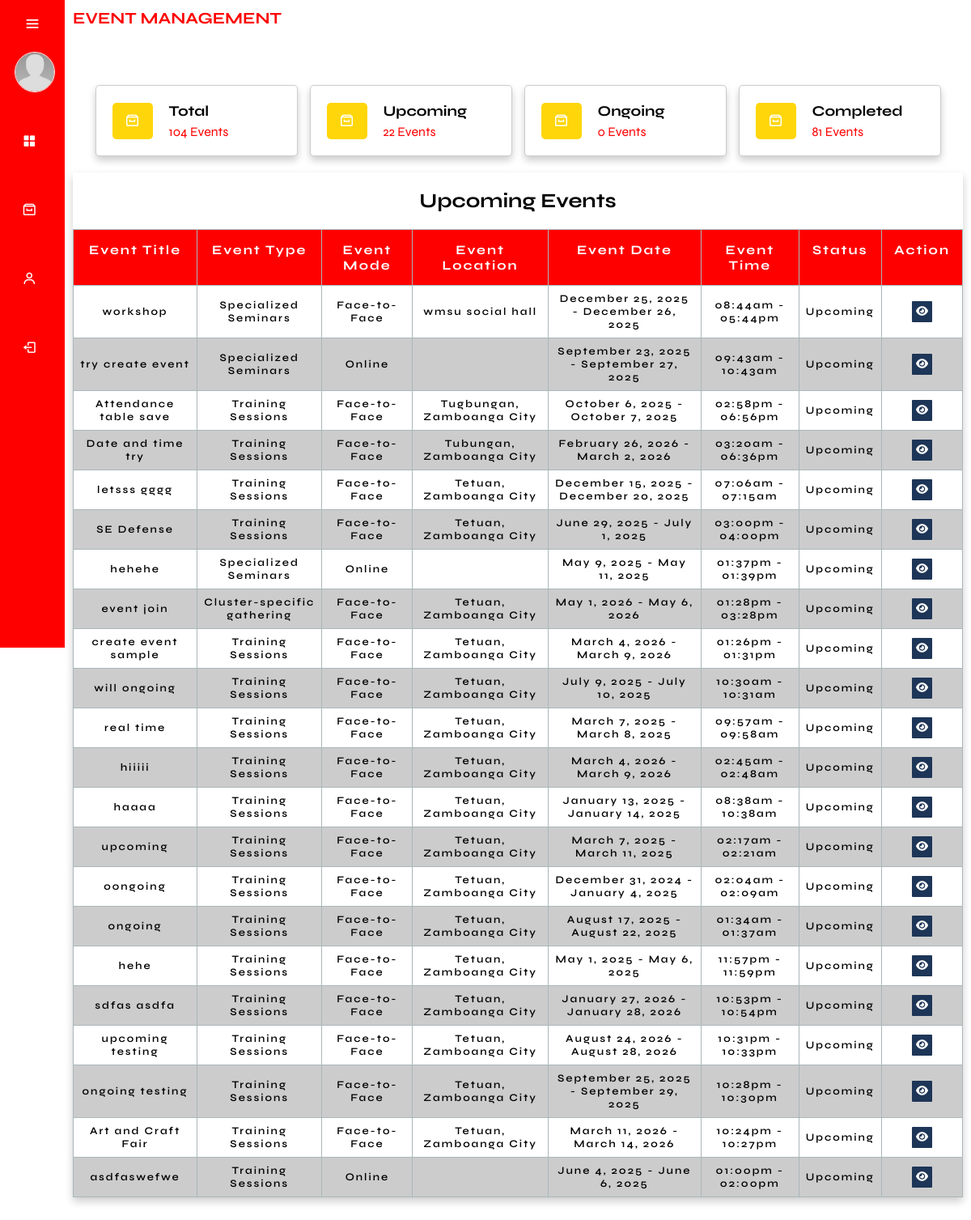
The page /admin/upcoming_events.php on the database as committed earlier.
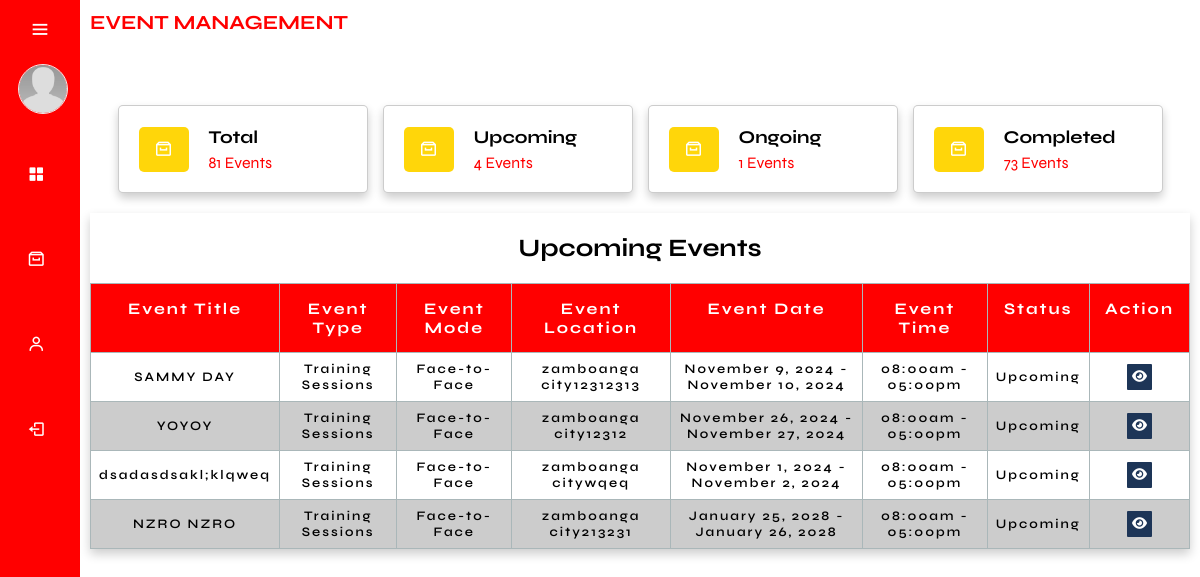
The same page on the database as committed later.
### tables this page shows
CREATE TABLE `events` (
  `event_id` int(11) NOT NULL,
  `event_title` varchar(255) NOT NULL,
  `event_description` text DEFAULT NULL,
  `event_type` varchar(50) NOT NULL,
  `event_mode` varchar(50) NOT NULL,
  `event_photo_path` varchar(255) DEFAULT NULL,
  `location` varchar(255) NOT NULL,
  `date_start` date NOT NULL,
  `date_end` date NOT NULL,
  `time_start` time NOT NULL,
  `time_end` time NOT NULL,
  `date_created` timestamp NOT NULL DEFAULT current_timestamp(),
  `event_link` text DEFAULT NULL,
  `cancelReason` text NOT NULL,
  `event_cancel` varchar(255) NOT NULL,
  `participant_limit` int(11) NOT NULL
);

### function/F.upcomingEvents.php (the view, shortened to what the changed rows need)
<?php
    require_once('../db.connection/connection.php');
    $sql = "SELECT * FROM Events WHERE (date_start > CURDATE() OR (date_start = CURDATE() AND time_start > CURTIME())) AND (event_cancel IS NULL OR event_cancel = '') ORDER BY date_created DESC";
    $result = mysqli_query($conn, $sql);
    while ($row = mysqli_fetch_assoc($result)) {
        $eventTitle = $row['event_title'];
        $eventLocation = $row['location'];
        $eventDateStart = date('F j, Y', strtotime($row['date_start']));
        $eventDateEnd = date('F j, Y', strtotime($row['date_end']));
        $eventTimeStart = date('h:ia', strtotime($row['time_start']));
        $eventTimeEnd = date('h:ia', strtotime($row['time_end']));
        $eventMode = $row['event_mode'];
        $eventType = $row['event_type'];
        echo '<tr data-start-date="' . $row['date_start'] . '" data-end-date="' . $row['date_end'] . '">';
        ?>
        <td data-label="Event Title"><?php echo $eventTitle; ?></td>
        <td data-label="Event Type"><?php echo $eventType; ?></td>
        <td data-label="Event Mode"><?php echo $eventMode; ?></td>
        <td data-label="Event Location"><?php echo $eventLocation; ?></td>
        <td data-label="Event Date"><?php echo "$eventDateStart - $eventDateEnd"; ?></td>
        <td data-label="Event Time"><?php echo "$eventTimeStart - $eventTimeEnd"; ?></td>
        <td data-label="Status">Upcoming</td>
        <td data-label="View Event" class="pad">
            <a href="view_eventHistory.php?event_id=<?php echo $row['event_id']; ?>"><button class="btn_view"><i class="fa-solid fa-eye"></i></i></button></a>
        </td>
        <?php
        echo '</tr>';
    }
?>

### admin/upcoming_events.php (shortened to what the changed rows need)
<?php
    require_once('../db.connection/connection.php');
    $totalEventsQuery = "SELECT COUNT(*) AS totalEvents FROM Events";
    $totalEventsResult = mysqli_query($conn, $totalEventsQuery);
    $totalEvents = mysqli_fetch_assoc($totalEventsResult)['totalEvents'];
    $totalUpcomingQuery = "SELECT COUNT(*) AS totalUpcoming FROM Events WHERE (NOW() < CONCAT(date_start, ' ', time_start)) AND (event_cancel IS NULL OR event_cancel = '')";
    $totalUpcomingResult = mysqli_query($conn, $totalUpcomingQuery);
    $totalUpcoming = mysqli_fetch_assoc($totalUpcomingResult)['totalUpcoming'];
    $totalOngoingQuery = "SELECT COUNT(*) AS totalOngoing FROM Events WHERE (NOW() BETWEEN CONCAT(date_start, ' ', time_start) AND CONCAT(date_end, ' ', time_end)) AND (event_cancel IS NULL OR event_cancel = '')";
    $totalOngoingResult = mysqli_query($conn, $totalOngoingQuery);
    $totalOngoing = mysqli_fetch_assoc($totalOngoingResult)['totalOngoing'];
    $totalEndedQuery = "SELECT COUNT(*) AS totalEnded FROM Events WHERE (NOW() > CONCAT(date_end, ' ', time_end)) AND (event_cancel IS NULL OR event_cancel = '')";
    $totalEndedResult = mysqli_query($conn, $totalEndedQuery);
    $totalEnded = mysqli_fetch_assoc($totalEndedResult)['totalEnded'];
?>
<!DOCTYPE html>
<html lang="en">
    <head>
        <link href='https://unpkg.com/boxicons@2.1.4/css/boxicons.min.css' rel='stylesheet'>
        <link rel="stylesheet" href="css/main.css">
    </head>
    <body>
        <?php
            require_once('../db.connection/connection.php');
        ?>
        <div class="main-content">
            <div class="containerr">
                <section class="category">
                    <div class="box-container">
                        <a href="total_events.php" class="box">
                            <div>
                                <h3>Total</h3>
                                <span><?php echo $totalEvents; ?> Events</span>
                            </div>
                        </a>
                        <a href="upcoming_events.php" class="box">
                            <div>
                                <h3>Upcoming</h3>
                                <span><?php echo $totalUpcoming; ?> Events</span>
                            </div>
                        </a>
                        <a href="ongoing_events.php" class="box">
                            <div>
                                <h3>Ongoing</h3>
                                <span><?php echo $totalOngoing; ?> Events</span>
                            </div>
                        </a>
                        <a href="ended_events.php" class="box">
                            <div>
                                <h3>Completed</h3>
                                <span><?php echo $totalEnded; ?> Events</span>
                            </div>
                        </a>
                    </div>
                </section>
            </div>
            <div class="containerr">
                <div class="event-table">
                    <div class="tbl-container">
                        <h2>Upcoming Events</h2>
                        <table class="tbl">
                            <thead>
                                <tr>
                                    <th>Event Title</th>
                                    <th>Event Type</th>
                                    <th>Event Mode</th>
                                    <th>Event Location</th>
                                    <th>Event Date</th>
                                    <th>Event Time</th>
                                    <th>Status</th>
                                    <th colspan="3">Action</th>
                                </tr>
                            </thead>
                            <tbody>
                            <?php include('../function/F.upcomingEvents.php'); ?>
                            </tbody>
                        </table>
                    </div>
                </div>
            </div>
        </div>
    </body>
</html>

Rows that differ between the two databases and show on the page:
no longer on this page (row edited): events: event_title "workshop", event_type "Specialized Seminars", event_mode "Face-to-Face", location "wmsu social hall", date_start "December 25, 2025", date_end "December 26, 2025", time_start "08:44am", time_end "05:44pm"
no longer on this page (row edited): events: event_title "try create event", event_type "Specialized Seminars", event_mode "Online", date_start "September 23, 2025", date_end "September 27, 2025", time_start "09:43am", time_end "10:43am"
removed events: event_title "Attendance table save", event_type "Training Sessions", event_mode "Face-to-Face", location "Tugbungan, Zamboanga City", date_start "October 6, 2025", date_end "October 7, 2025", time_start "02:58pm", time_end "06:56pm"
removed events: event_title "Date and time try", event_type "Training Sessions", event_mode "Face-to-Face", location "Tubungan, Zamboanga City", date_start "February 26, 2026", date_end "March 2, 2026", time_start "03:20am", time_end "06:36pm"
removed events: event_title "letsss gggg", event_type "Training Sessions", event_mode "Face-to-Face", location "Tetuan, Zamboanga City", date_start "December 15, 2025", date_end "December 20, 2025", time_start "07:06am", time_end "07:15am"
removed events: event_title "SE Defense", event_type "Training Sessions", event_mode "Face-to-Face", location "Tetuan, Zamboanga City", date_start "June 29, 2025", date_end "July 1, 2025", time_start "03:00pm", time_end "04:00pm"
removed events: event_title "hehehe", event_type "Specialized Seminars", event_mode "Online", date_start "May 9, 2025", date_end "May 11, 2025", time_start "01:37pm", time_end "01:39pm"
removed events: event_title "event join", event_type "Cluster-specific gathering", event_mode "Face-to-Face", location "Tetuan, Zamboanga City", date_start "May 1, 2026", date_end "May 6, 2026", time_start "01:28pm", time_end "03:28pm"
removed events: event_title "create event sample", event_type "Training Sessions", event_mode "Face-to-Face", location "Tetuan, Zamboanga City", date_start "March 4, 2026", date_end "March 9, 2026", time_start "01:26pm", time_end "01:31pm"
removed events: event_title "will ongoing", event_type "Training Sessions", event_mode "Face-to-Face", location "Tetuan, Zamboanga City", date_start "July 9, 2025", date_end "July 10, 2025", time_start "10:30am", time_end "10:31am"
removed events: event_title "real time", event_type "Training Sessions", event_mode "Face-to-Face", location "Tetuan, Zamboanga City", date_start "March 7, 2025", date_end "March 8, 2025", time_start "09:57am", time_end "09:58am"
removed events: event_title "hiiiii", event_type "Training Sessions", event_mode "Face-to-Face", location "Tetuan, Zamboanga City", date_start "March 4, 2026", date_end "March 9, 2026", time_start "02:45am", time_end "02:48am"
removed events: event_title "haaaa", event_type "Training Sessions", event_mode "Face-to-Face", location "Tetuan, Zamboanga City", date_start "January 13, 2025", date_end "January 14, 2025", time_start "08:38am", time_end "10:38am"
removed events: event_title "upcoming", event_type "Training Sessions", event_mode "Face-to-Face", location "Tetuan, Zamboanga City", date_start "March 7, 2025", date_end "March 11, 2025", time_start "02:17am", time_end "02:21am"
removed events: event_title "oongoing", event_type "Training Sessions", event_mode "Face-to-Face", location "Tetuan, Zamboanga City", date_start "December 31, 2024", date_end "January 4, 2025", time_start "02:04am", time_end "02:09am"
removed events: event_title "ongoing", event_type "Training Sessions", event_mode "Face-to-Face", location "Tetuan, Zamboanga City", date_start "August 17, 2025", date_end "August 22, 2025", time_start "01:34am", time_end "01:37am"
removed events: event_title "hehe", event_type "Training Sessions", event_mode "Face-to-Face", location "Tetuan, Zamboanga City", date_start "May 1, 2025", date_end "May 6, 2025", time_start "11:57pm", time_end "11:59pm"
removed events: event_title "sdfas asdfa", event_type "Training Sessions", event_mode "Face-to-Face", location "Tetuan, Zamboanga City", date_start "January 27, 2026", date_end "January 28, 2026", time_start "10:53pm", time_end "10:54pm"
removed events: event_title "upcoming testing", event_type "Training Sessions", event_mode "Face-to-Face", location "Tetuan, Zamboanga City", date_start "August 24, 2026", date_end "August 28, 2026", time_start "10:31pm", time_end "10:33pm"
removed events: event_title "ongoing testing", event_type "Training Sessions", event_mode "Face-to-Face", location "Tetuan, Zamboanga City", date_start "September 25, 2025", date_end "September 29, 2025", time_start "10:28pm", time_end "10:30pm"
removed events: event_title "Art and Craft Fair", event_type "Training Sessions", event_mode "Face-to-Face", location "Tetuan, Zamboanga City", date_start "March 11, 2026", date_end "March 14, 2026", time_start "10:24pm", time_end "10:27pm"
removed events: event_title "asdfaswefwe", event_type "Training Sessions", event_mode "Online", date_start "June 4, 2025", date_end "June 6, 2025", time_start "01:00pm", time_end "02:00pm"
added events: event_title "SAMMY DAY", event_type "Training Sessions", event_mode "Face-to-Face", location "zamboanga city12312313", date_start "November 9, 2024", date_end "November 10, 2024", time_start "08:00am", time_end "05:00pm"
added events: event_title "YOYOY", event_type "Training Sessions", event_mode "Face-to-Face", location "zamboanga city12312", date_start "November 26, 2024", date_end "November 27, 2024", time_start "08:00am", time_end "05:00pm"
added events: event_title "dsadasdsakl;klqweq", event_type "Training Sessions", event_mode "Face-to-Face", location "zamboanga citywqeq", date_start "November 1, 2024", date_end "November 2, 2024", time_start "08:00am", time_end "05:00pm"
added events: event_title "NZRO NZRO", event_type "Training Sessions", event_mode "Face-to-Face", location "zamboanga city213231", date_start "January 25, 2028", date_end "January 26, 2028", time_start "08:00am", time_end "05:00pm"
Other text that changed with them:
$totalEvents: "104" → "81"
$totalUpcoming: "22" → "4"
$totalOngoing: "0" → "1"
$totalEnded: "81" → "73"
